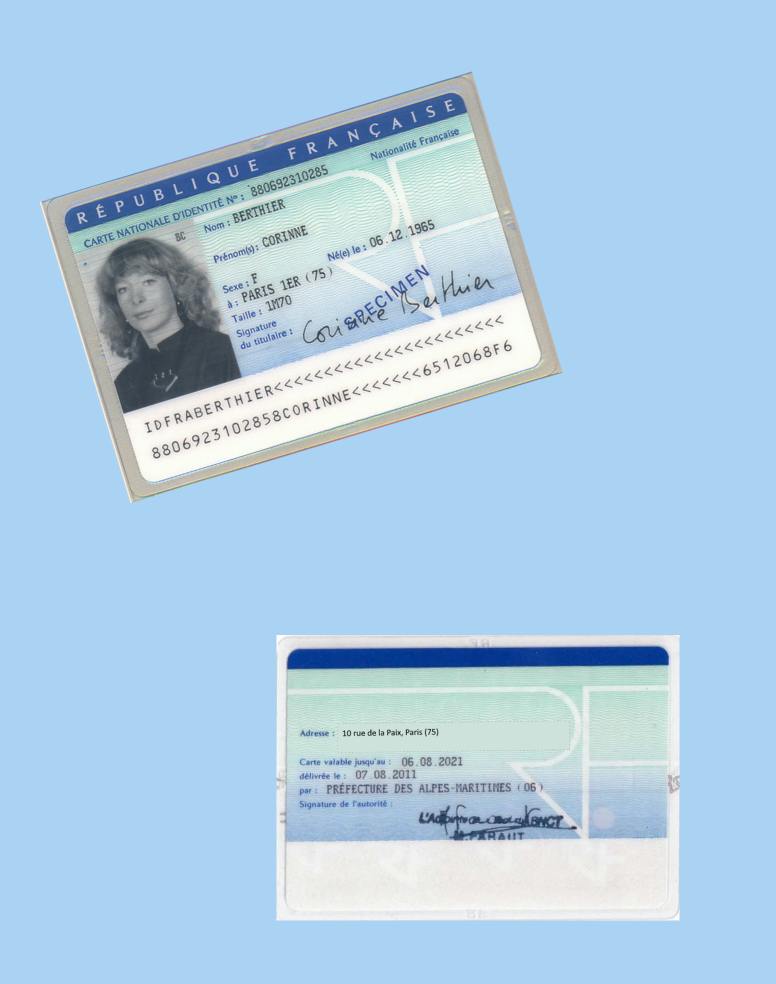
#> input picture vision-par-ordinateur/multipledocsplit/CI RetV.png, 1552 x 1968 px (shown at 1/2 size)
$ jupyter execute shape_extraction_final.ipynb
#> lines starting #> are read from the running program, lines starting #| are printed output that depends on the picture; after the words box and inside, x2 and y2 are one past the last pixel; in counts of white or black regions, pixels touching at a corner belong together
[cell 1]
import numpy as np
import cv2 as cv
from matplotlib import pyplot as plt
import pandas as pd
from sklearn.cluster import KMeans

[cell 2]
plt.rcParams['figure.figsize'] = [20, 10]
fichier = 'CI RetV.png'

[cell 3]
im = cv.imread(fichier)
#> im is the input picture: shape (1968, 1552, 3); mean B, G, R 229.3, 205.6, 174.1

# Class to manage points
class Point:
    def __init__(self, x, y):
        self.x = x
        self.y = y
    def print_coord(self):
        print('Point ({},{})'.format(self.x, self.y))

# Class to manage rectanges
class Rectangle:
    def __init__(self, l, r):
        self.l = l
        self.r = r

    def print_coord(self):
        print('Rect TL({},{}) | Rect BR({},{})'.format(self.l.x, self.l.y, self.r.x, self.r.y))

    def getTopLeftPointCoord(self):
        return (self.l.x, self.l.y)

    def getBottomRightPointCoord(self):
        return (self.r.x, self.r.y)

    def getTopLeftPoint(self):
        return self.l

    def getBottomRightPoint(self):
        return self.r

# This function prepare the image, and detect all its contours, then filter the list of contours to return the contours list.
def getContoursFromImageFile(_fileimg):
    imgray = cv.cvtColor(im, cv.COLOR_BGR2GRAY)
    grayf = cv.GaussianBlur(imgray, (5, 5), 1)
    edged = cv.Canny(grayf, 0, 50)
    ret, thresh = cv.threshold(edged, 127, 255, 0)
    contours, hierarchy = cv.findContours(thresh, cv.RETR_EXTERNAL, cv.CHAIN_APPROX_NONE)
    contours = sorted(contours, key=cv.contourArea, reverse=True)

    # Now filter the number of contours / restrict to the parents only
    onlyParents = []
    for i in range(hierarchy.shape[1]):
        if (hierarchy[0][i][3] < 0):
            onlyParents.append(contours[i])

    # Now restrict the number of points per contours
    flatlist = []
    limit = 3
    for i in range(len(onlyParents)):
        if (len(onlyParents[i]) < 4):
            limit = len(onlyParents[i])
        for j in range(limit):
            flatlist.append(onlyParents[i][j])

    # return a dataframe :
    points = prepareDataForClustering(flatlist)

    return points

# return a ready to fit dataframe with contours points
def prepareDataForClustering(data):
    X = pd.DataFrame(columns=['X', 'Y'])
    s = 0
    for i in range(len(data)):
        X.loc[s, 'X'] = data[i][0][0]
        X.loc[s, 'Y'] = data[i][0][1]
        s = s + 1
    return X

# return the Rectangle which include the all the points into the cluster
def getRectFromCluster(X, y, cluster):
    X0hg, Y0hg = 500000, 500000
    X0bd, Y0bd = 0, 0
    for index, point in X.iterrows():
        if (y.loc[index, 0]==cluster):
            if (X.loc[index, 'X'] < X0hg):
                X0hg = X.loc[index, 'X']
            elif (X.loc[index, 'X'] > X0bd):
                X0bd = X.loc[index, 'X']
            if (X.loc[index, 'Y'] < Y0hg):
                Y0hg = X.loc[index, 'Y']
            elif (X.loc[index, 'Y'] > Y0bd):
                Y0bd = X.loc[index, 'Y']
    return (int(X0hg), int(Y0hg)), (int(X0bd), int(Y0bd))

# Return the list of Rectangles which include each clusters
def getRectByCluster(c, contours):
    # Apply KMeans to the nb of cluster in input
    if (c is None):
        kmeans = KMeans()
    else:
        kmeans = KMeans(n_clusters=c)
    kmeans.fit(contours)

    y = pd.DataFrame(kmeans.labels_)
    ClusterMax = y.max()[0]
    print("Cluster(s)", ClusterMax+1)

    p1 = [] # points Haut à gauche
    p2 = [] # points Bas à droite
    for i in range(ClusterMax+1):
        A, B = getRectFromCluster(contours, y, i)
        p1.append(A)
        p2.append(B)

    # Set the rectangles to objects
    rs = []
    for i in range(ClusterMax+1):
        rs.append(Rectangle(Point(p1[i][0], p1[i][1]), Point(p2[i][0], p2[i][1])))
    return rs,  ClusterMax+1

# Returns true if two rectangles(l1, r1) and (l2, r2) overlap
def RectOverlap(R1, R2):
    if(R1.getTopLeftPoint().x >= R2.getBottomRightPoint().x or R2.getTopLeftPoint().x >= R1.getBottomRightPoint().x):
        return False
    if(R1.getTopLeftPoint().y >= R2.getBottomRightPoint().y or R2.getTopLeftPoint().y >= R1.getBottomRightPoint().y):
        return False
    return True

# Overlap detection between rectangles and returns True if there's at least one overlap
def hasOverlap(rectangles):
    ClusterMax = len(rectangles)
    for i in range(ClusterMax+1):
        for j in range(i+1, ClusterMax):
            if (RectOverlap(rectangles[i], rectangles[j])):
                #print("Overlap between Rectangles {0} and {1}".format(i, j))
                return True
    print("No Overlap !")
    return False

# Find the best clustering parameters and returns the final rectangles
def findBestClustering(r):
    endOfSearch = False
    nbCluster = None
    while (endOfSearch == False):
        rects, nbCluster = getRectByCluster(nbCluster, r)
        if (nbCluster == 1):
            print ("Only one cluster !")
            endOfSearch = True
        elif (hasOverlap(rects)):
            nbCluster = nbCluster - 1
        else:
            print ("Best cluster found", nbCluster)
            endOfSearch = True
    # Returns the rectangles
    r, n = getRectByCluster(nbCluster, contours)
    return n, r


# Crop the image given a rectangle
def cropImage (image, R):
    return image[R.l.y:R.r.y, R.l.x:R.r.x]

[cell 4]
contours = getContoursFromImageFile(im)
#> in getContoursFromImageFile, `imgray = cv.cvtColor(im, cv.COLOR_BGR2GRAY)`:
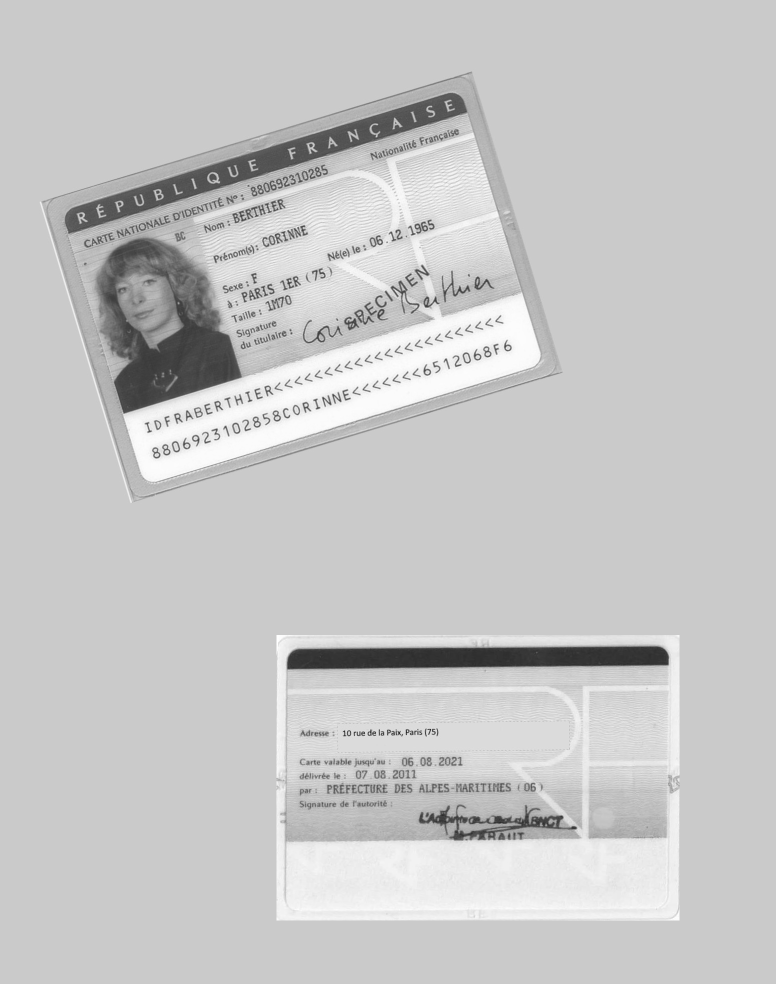
#> imgray: shape (1968, 1552) (shown at 1/2 size); min 2, max 255, mean 198.9
#> in getContoursFromImageFile, `edged = cv.Canny(grayf, 0, 50)`:
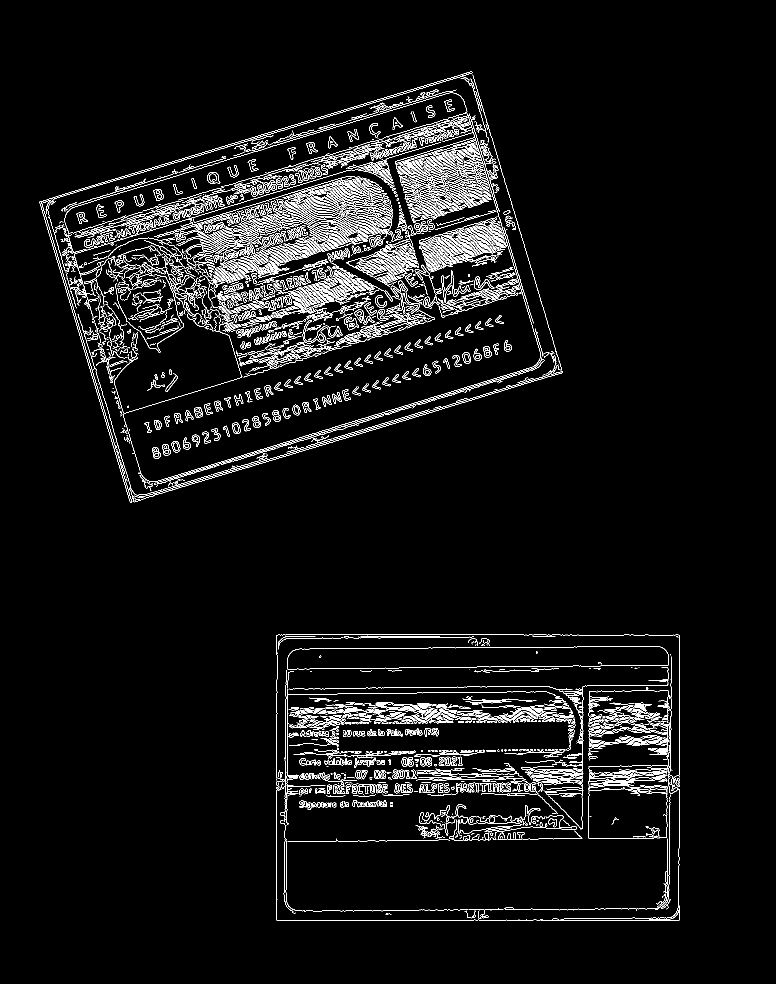
#> edged: shape (1968, 1552) (shown at 1/2 size); 4.6% white in thin lines or dots, all inside (x1, y1, x2, y2) = (79, 143, 1360, 1842)
#> in getContoursFromImageFile, `contours, hierarchy = cv.findContours(thresh, cv.RETR_EXTERNAL, cv.CHA..`: contours = 1898 contours, 1436 with area under 20; largest, box (x1, y1, x2, y2) and area: (574, 1292, 1338, 1339) 29439, (1176, 1530, 1336, 1678) 15695, (855, 479, 1014, 545) 1188, (806, 332, 951, 406) 1097, (472, 684, 680, 755) 1004
#> after the loop in getContoursFromImageFile, `for i in range(hierarchy.shape[1]):`: onlyParents has the same summary as contours
#> the loop in getContoursFromImageFile, `for i in range(len(onlyParents)):` made 1898 passes
#> limit on passes 1370, 1371, 1403, 1409, 1412, 1413, 1414, 1417, 1420, 1431, 1432, 1435: 3, 3, 3, 3, 3, 3, 3, 3, 3, 2, 2, 2
#> after the loop in getContoursFromImageFile, `for i in range(len(onlyParents)):`: flatlist = 4937 items, first 6: [[1276, 1292]], [[1275, 1293]], [[1274, 1293]], [[1328, 1530]], [[1327, 1531]], [[1326, 1531]]
#> after the loop in prepareDataForClustering, `for i in range(len(data)):`: s = 4937
#> in getContoursFromImageFile, `points = prepareDataForClustering(flatlist)`: points = table of 4937 rows and 2 columns
#> contours = table of 4937 rows and 2 columns

[cell 5]
nbcluster, rects = findBestClustering(contours)
#> in findBestClustering, `r, n = getRectByCluster(nbCluster, contours)`: r = 2 items; n = 2
#> nbcluster = 2; rects = 2 items

[cell 6]
nbcluster
#> Out = 2

[cell 7]
rects

[cell 8]
test = im.copy()
for i in range(nbcluster):
    test = cv.rectangle(test, rects[i].getTopLeftPointCoord(), rects[i].getBottomRightPointCoord(), (0,200,0), 2)
#> this loop made 2 passes
#> pass 1, `test = cv.rectangle(test, rects[i].getTopLeftPointCoord(), rects[i].ge..`:
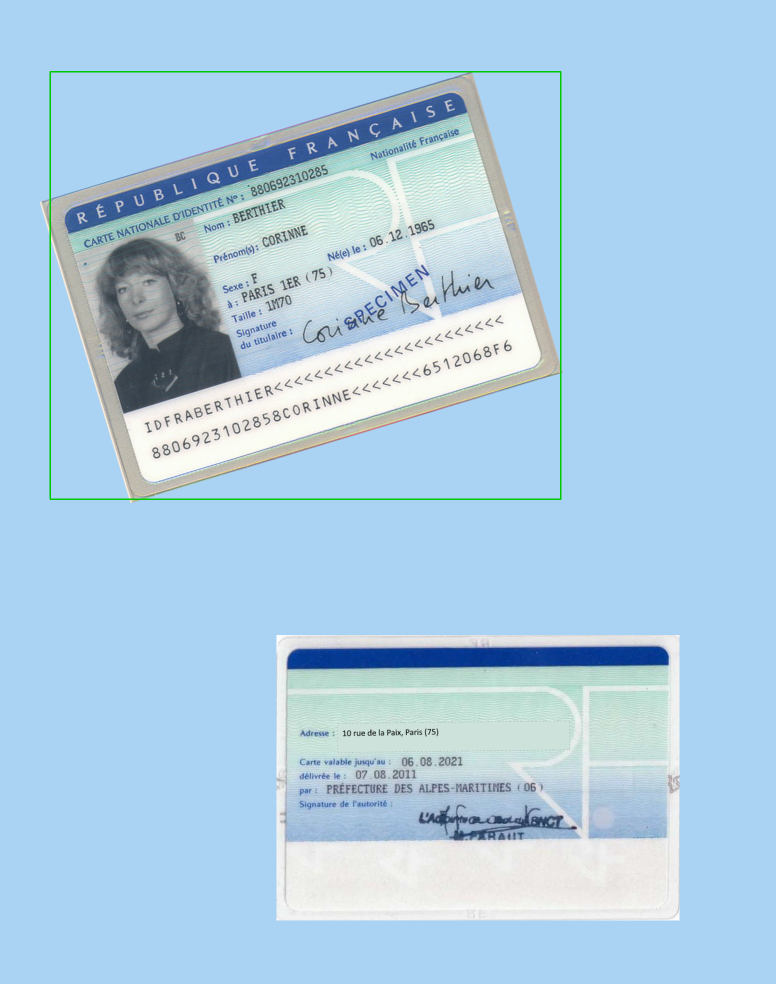
#> test: shape (1968, 1552, 3) (shown at 1/2 size); 0.37% of pixels changed, all inside (x1, y1, x2, y2) = (99, 142, 1123, 1000)
#> pass 2, `test = cv.rectangle(test, rects[i].getTopLeftPointCoord(), rects[i].ge..`:
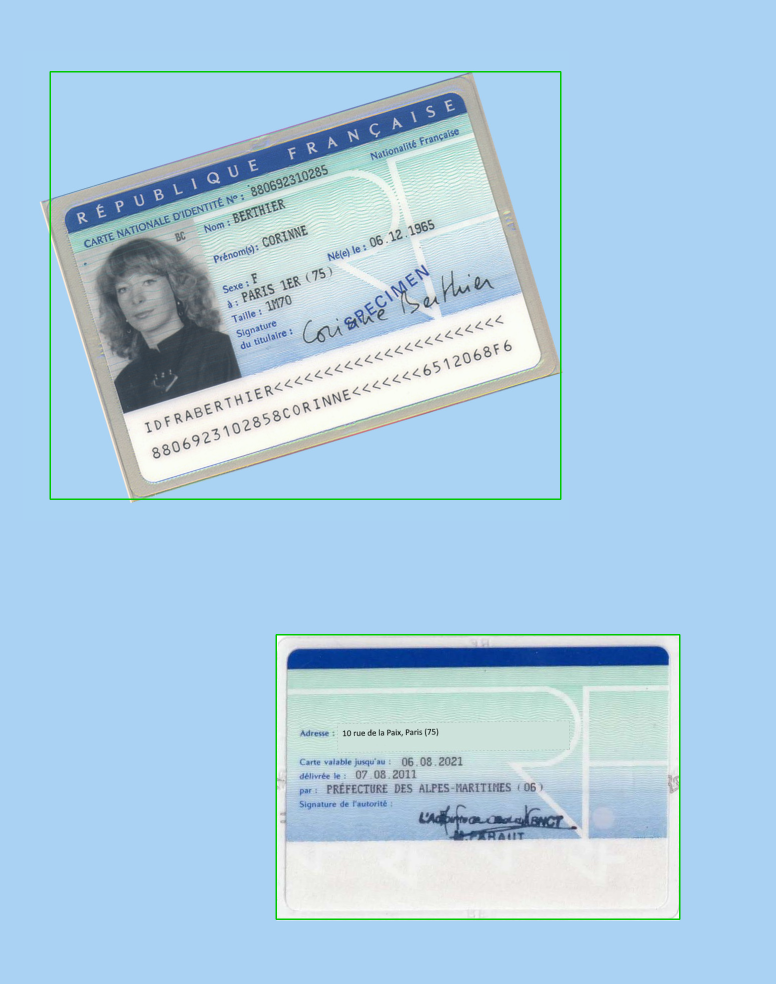
#> test: shape (1968, 1552, 3) (shown at 1/2 size); 0.27% of pixels changed, all inside (x1, y1, x2, y2) = (551, 1268, 1361, 1840)
plt.rcParams['figure.figsize'] = [20, 10]
plt.imshow(test)

[cell 9]
for i in range(nbcluster):
    cv.imwrite('C' + str(i) + '.jpg', cropImage(im.copy(), rects[i]))
#> this loop made 2 passes
#> pass 1, `cv.imwrite('C' + str(i) + '.jpg', cropImage(im.copy(), rects[i]))`:
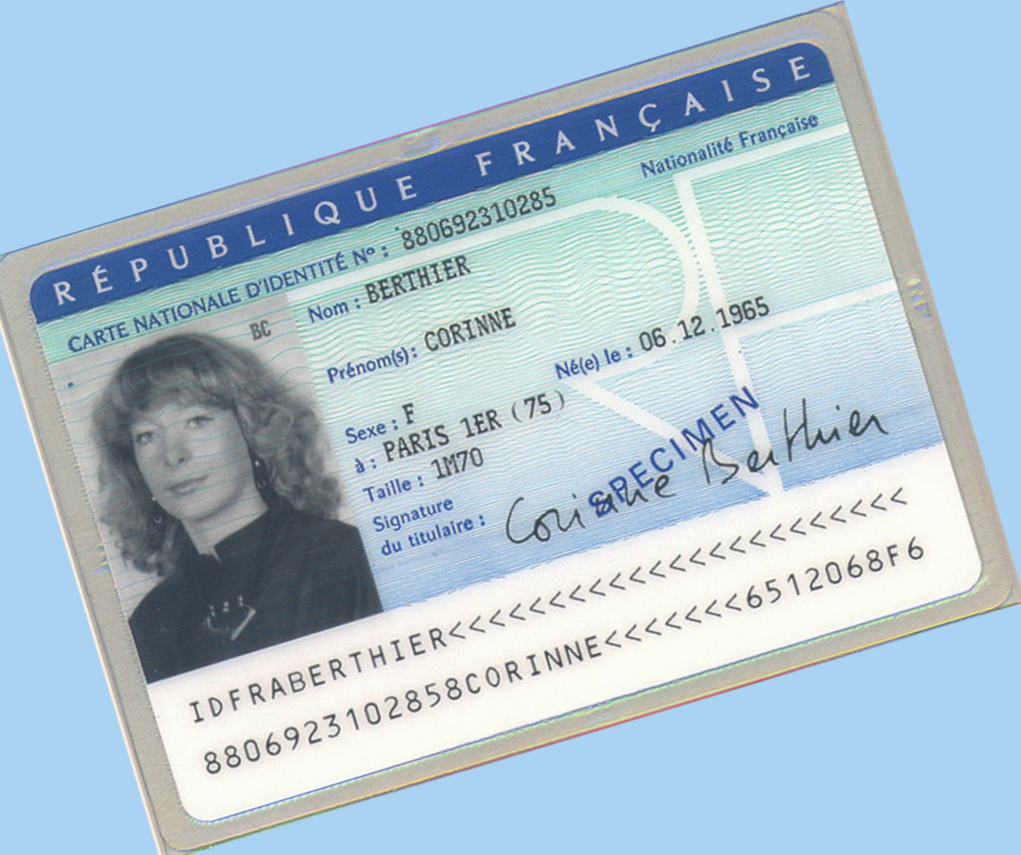
#> saved as C0.jpg: shape (855, 1021, 3); mean B, G, R 210.3, 196.4, 174
#> pass 2, `cv.imwrite('C' + str(i) + '.jpg', cropImage(im.copy(), rects[i]))`:
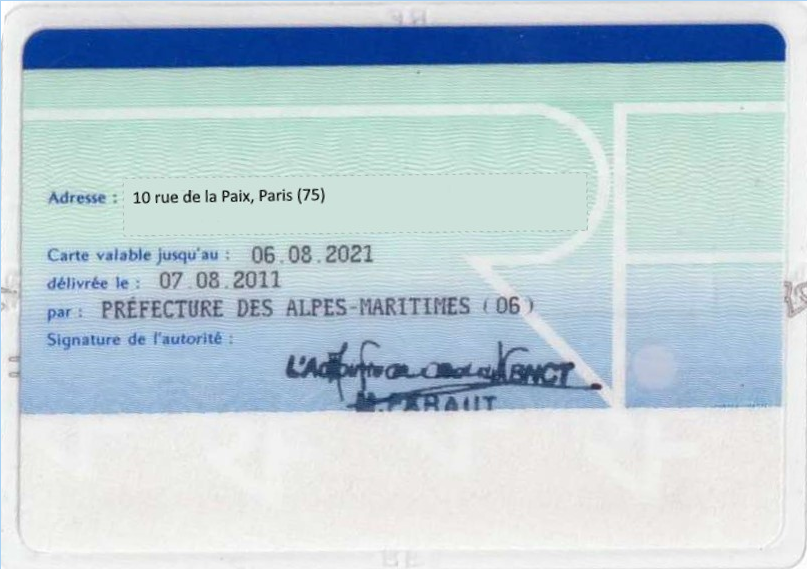
#> saved as C1.jpg: shape (569, 807, 3); mean B, G, R 214, 206.1, 189.4
